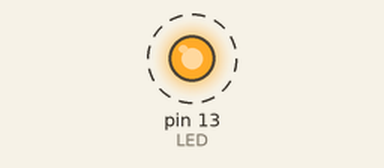
Recording of a sketch running on a simulated Arduino Uno, built with avr-gcc and run on an emulated ATmega328P. On the bench: output pins drawn as LEDs (lit = HIGH). Dashed ring = blinking.

Above: at 0.5 s.
Timing chart, 0 to 4.6 s (numbered marks = the images above):
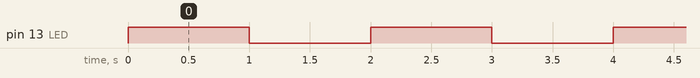

Measured:
- by itself, pin 13 (LED): alternates HIGH for 1.0 s and LOW for 1.0 s

The sketch:

sketch_nov28a_copy_20231128092615.ino
```cpp
#define LED 13
#define BUTTON 8
boolean val = HIGH; //high means one which mean turn on the light

void setup() {
  pinMode(LED, OUTPUT);

 //digitalWrite(13, HIGH);
 //digitalWrite(13, LOW);

  // put your setup code here, to run once:

}

void loop() {
  // put your main code here, to run repeatedly:
 digitalWrite(LED, val);
delay(1000);
val = !val; //reverse the value so it is turning it off

}
```
